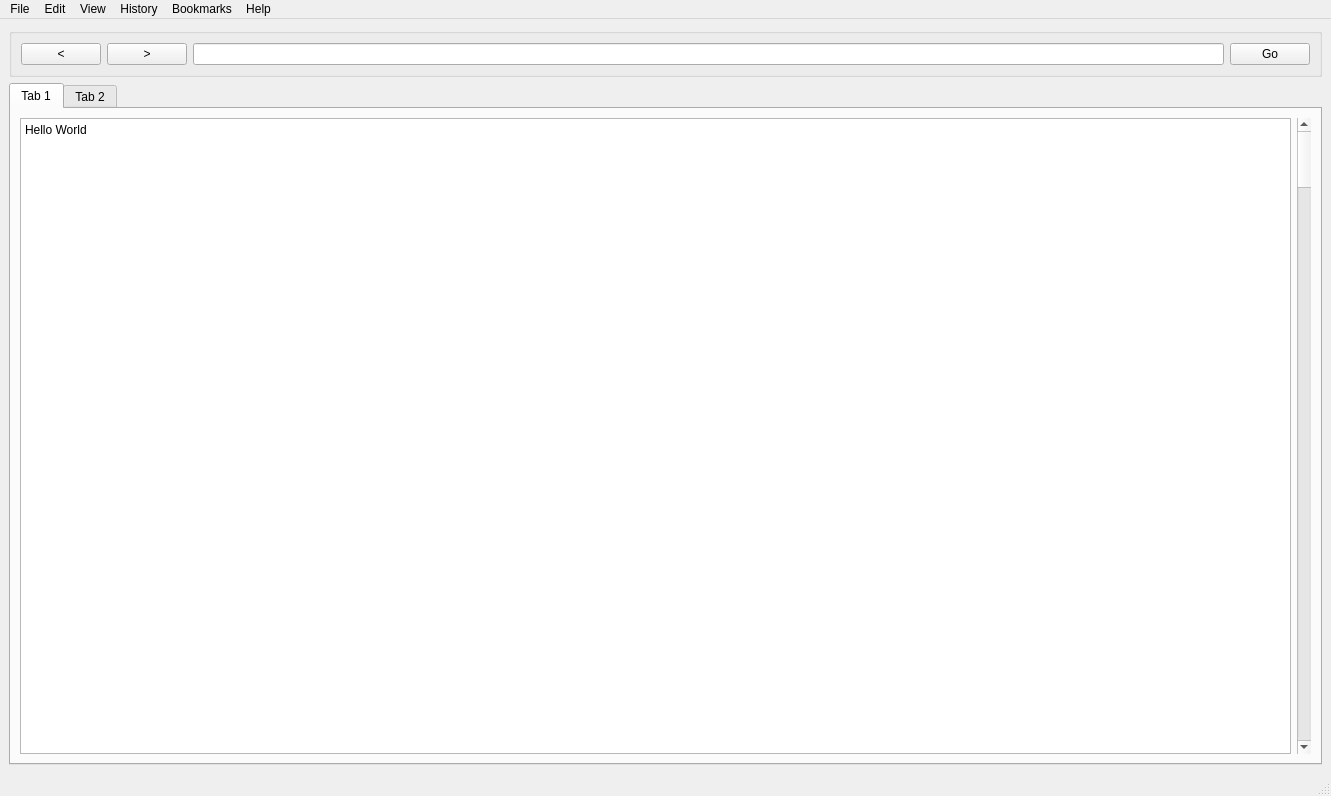
<?xml version="1.0" encoding="UTF-8"?>
<ui version="4.0">
 <class>MainWindow</class>
 <widget class="QMainWindow" name="MainWindow">
  <property name="geometry">
   <rect>
    <x>0</x>
    <y>0</y>
    <width>1331</width>
    <height>796</height>
   </rect>
  </property>
  <property name="windowTitle">
   <string>MainWindow</string>
  </property>
  <widget class="QWidget" name="centralwidget">
   <layout class="QGridLayout" name="gridLayout">
    <item row="1" column="0">
     <widget class="QTabWidget" name="tabWidget">
      <property name="currentIndex">
       <number>0</number>
      </property>
      <widget class="QWidget" name="tab">
       <attribute name="title">
        <string>Tab 1</string>
       </attribute>
       <layout class="QGridLayout" name="gridLayout_2">
        <item row="0" column="0">
         <widget class="QTextBrowser" name="textBrowser">
          <property name="html">
           <string>&lt;!DOCTYPE HTML PUBLIC &quot;-//W3C//DTD HTML 4.0//EN&quot; &quot;http://www.w3.org/TR/REC-html40/strict.dtd&quot;&gt;
&lt;html&gt;&lt;head&gt;&lt;meta name=&quot;qrichtext&quot; content=&quot;1&quot; /&gt;&lt;meta charset=&quot;utf-8&quot; /&gt;&lt;style type=&quot;text/css&quot;&gt;
p, li { white-space: pre-wrap; }
hr { height: 1px; border-width: 0; }
&lt;/style&gt;&lt;/head&gt;&lt;body style=&quot; font-family:'Sans Serif'; font-size:9pt; font-weight:400; font-style:normal;&quot;&gt;
&lt;p style=&quot; margin-top:0px; margin-bottom:0px; margin-left:0px; margin-right:0px; -qt-block-indent:0; text-indent:0px;&quot;&gt;Hello World&lt;/p&gt;&lt;/body&gt;&lt;/html&gt;</string>
          </property>
         </widget>
        </item>
        <item row="0" column="1">
         <widget class="QScrollBar" name="verticalScrollBar">
          <property name="orientation">
           <enum>Qt::Vertical</enum>
          </property>
         </widget>
        </item>
       </layout>
      </widget>
      <widget class="QWidget" name="tab_2">
       <attribute name="title">
        <string>Tab 2</string>
       </attribute>
      </widget>
     </widget>
    </item>
    <item row="0" column="0">
     <widget class="QGroupBox" name="groupBox">
      <property name="title">
       <string/>
      </property>
      <layout class="QGridLayout" name="gridLayout_3">
       <item row="0" column="0">
        <widget class="QPushButton" name="pushButton">
         <property name="text">
          <string>&lt;</string>
         </property>
        </widget>
       </item>
       <item row="0" column="2">
        <widget class="QLineEdit" name="lineEdit"/>
       </item>
       <item row="0" column="1">
        <widget class="QPushButton" name="pushButton_2">
         <property name="text">
          <string>&gt;</string>
         </property>
        </widget>
       </item>
       <item row="0" column="3">
        <widget class="QPushButton" name="pushButton_3">
         <property name="text">
          <string>Go</string>
         </property>
        </widget>
       </item>
      </layout>
     </widget>
    </item>
   </layout>
  </widget>
  <widget class="QMenuBar" name="menubar">
   <property name="geometry">
    <rect>
     <x>0</x>
     <y>0</y>
     <width>1331</width>
     <height>19</height>
    </rect>
   </property>
   <widget class="QMenu" name="menuFile">
    <property name="title">
     <string>File</string>
    </property>
   </widget>
   <widget class="QMenu" name="menuEdit">
    <property name="title">
     <string>Edit</string>
    </property>
   </widget>
   <widget class="QMenu" name="menuView">
    <property name="title">
     <string>View</string>
    </property>
   </widget>
   <widget class="QMenu" name="menuHistory">
    <property name="title">
     <string>History</string>
    </property>
   </widget>
   <widget class="QMenu" name="menuBookmarks">
    <property name="title">
     <string>Bookmarks</string>
    </property>
   </widget>
   <widget class="QMenu" name="menuHelp">
    <property name="title">
     <string>Help</string>
    </property>
   </widget>
   <addaction name="menuFile"/>
   <addaction name="menuEdit"/>
   <addaction name="menuView"/>
   <addaction name="menuHistory"/>
   <addaction name="menuBookmarks"/>
   <addaction name="menuHelp"/>
  </widget>
  <widget class="QStatusBar" name="statusbar"/>
 </widget>
 <resources/>
 <connections/>
</ui>
